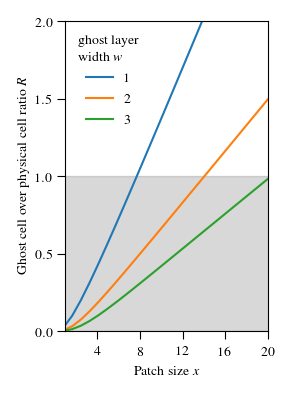

Here is the Python script that generated this plot:
#!/usr/bin/env python2
# Small plot about ghost cell ratio for phd thesis numerics intro

from pylab import *
ion()


use_latex_style = True
if use_latex_style:
	# Publication latex plot settings
	params = {
	#'figure.figsize'    : [ 5.86,  7.45], # in inch # done at bottom
	'text.usetex'       : True,
	'xtick.major.size'  : 6,
	'xtick.minor.size'  : 3,
	'ytick.major.size'  : 6,
	'ytick.minor.size'  : 3,
	}
	mpl.rcParams.update(params) 
	plt.rc('font', family='serif', serif='Times')
	LabelSize=20
	# LabelSize: requires to write
	#      ax.set_xlabel(r"$\mathcal{C}_{\rm 1.6} = M_{\rm TOV}/R_{1.6}$",size=LabelSize)
	#      ax.legend(shadow=False, frameon=False,fontsize=LabelSize-4,ncol=2)
	#      ax.tick_params(length=8, width=1.5, which='major',direction='in',color='black',labelsize=LabelSize)
	# Publication latex plot settings

# Cubic cells, x is the extend
x = linspace(0,40)

volume = lambda dim: x**dim
ratio2d = lambda w: volume(2) / ( 4*x*w +   w**2)
ratio3d = lambda w: volume(3) / (12*x*w + 8*w**3 + 6*x**2*w)

ratio = ratio2d

# fill bad area
fill_between([0,100],[0,0],[1,1], color="gray", alpha=0.3)

# w is the ghost layer width (~ order of scheme / 2)
for w  in [1,2,3]:
	#p = plot(ratio2d(w), "--", alpha=0.5)
	plot(x, ratio3d(w), label=w)#, color=p[0].get_color())


ylim(0,2)
xlim(1,20)

from matplotlib.ticker import MaxNLocator
gca().xaxis.set_major_locator(MaxNLocator(integer=True))
locator_params(axis='x', nbins=5)
locator_params(axis='y', nbins=5)

xlabel("Patch size $x$")
ylabel("Ghost cell over physical cell ratio $R$")

l = legend(title="ghost layer\nwidth $w$", loc=2)
l.get_frame().set_alpha(0)

# read off current size with: gcf().get_size_inches()
gcf().set_size_inches(2.9, 3.93)
tight_layout()

def save():
	savefig("ghost-cell-ratio.pdf")
	savefig("ghost-cell-ratio.png")

save()
